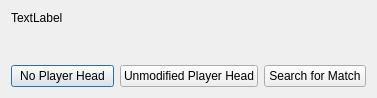
<?xml version="1.0" encoding="UTF-8"?>
<ui version="4.0">
 <class>Dialog</class>
 <widget class="QDialog" name="Dialog">
  <property name="geometry">
   <rect>
    <x>0</x>
    <y>0</y>
    <width>377</width>
    <height>98</height>
   </rect>
  </property>
  <property name="sizePolicy">
   <sizepolicy hsizetype="Preferred" vsizetype="Preferred">
    <horstretch>0</horstretch>
    <verstretch>0</verstretch>
   </sizepolicy>
  </property>
  <property name="windowTitle">
   <string>Dialog</string>
  </property>
  <layout class="QHBoxLayout" name="horizontalLayout_2">
   <item>
    <layout class="QVBoxLayout" name="verticalLayout" stretch="3,1">
     <item>
      <widget class="QLabel" name="text">
       <property name="minimumSize">
        <size>
         <width>160</width>
         <height>30</height>
        </size>
       </property>
       <property name="text">
        <string>TextLabel</string>
       </property>
       <property name="alignment">
        <set>Qt::AlignLeading|Qt::AlignLeft|Qt::AlignTop</set>
       </property>
       <property name="wordWrap">
        <bool>true</bool>
       </property>
      </widget>
     </item>
     <item>
      <layout class="QHBoxLayout" name="horizontalLayout">
       <item>
        <widget class="QPushButton" name="hollowPressed">
         <property name="text">
          <string>No Player Head</string>
         </property>
        </widget>
       </item>
       <item>
        <widget class="QPushButton" name="hairPressed">
         <property name="text">
          <string>Unmodified Player Head</string>
         </property>
        </widget>
       </item>
       <item>
        <widget class="QPushButton" name="matchPressed">
         <property name="text">
          <string>Search for Match</string>
         </property>
        </widget>
       </item>
      </layout>
     </item>
    </layout>
   </item>
  </layout>
 </widget>
 <resources/>
 <connections/>
</ui>
